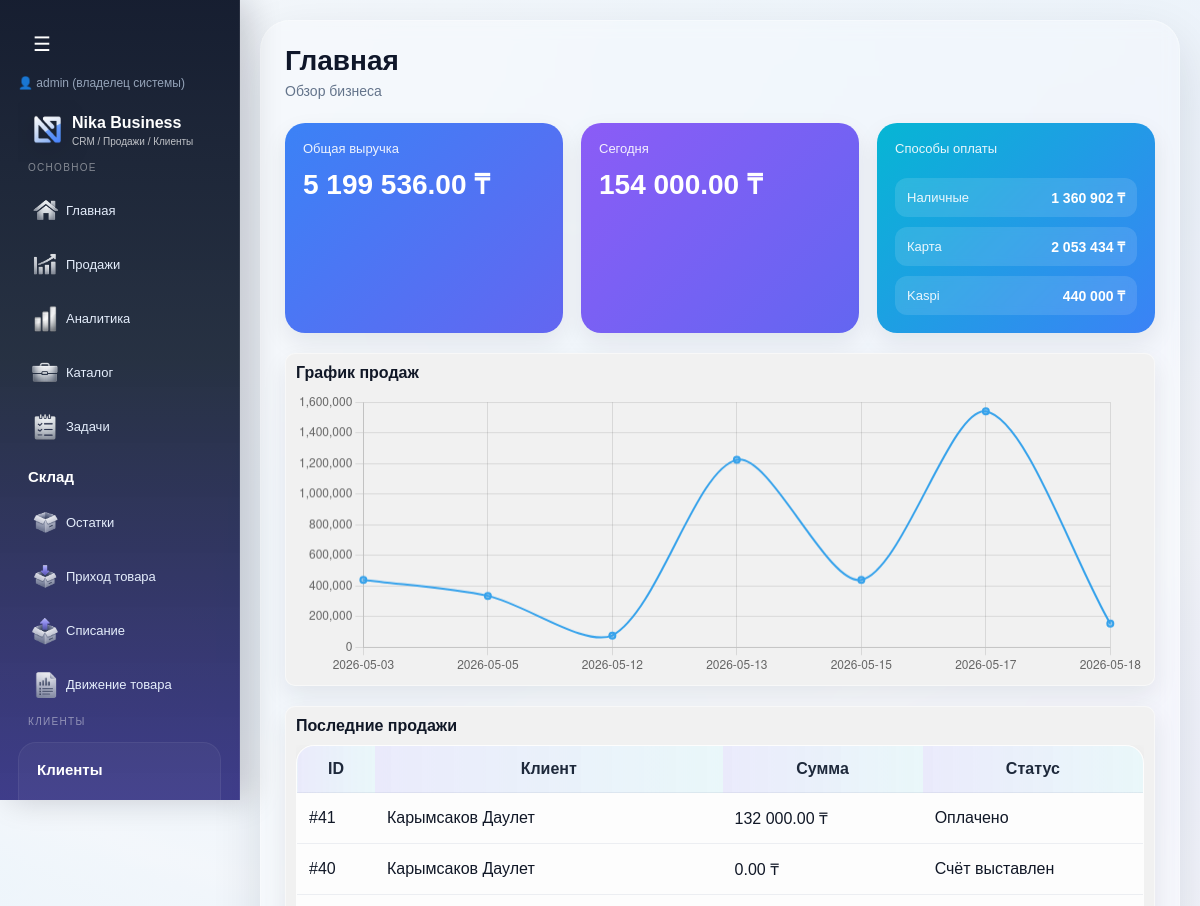
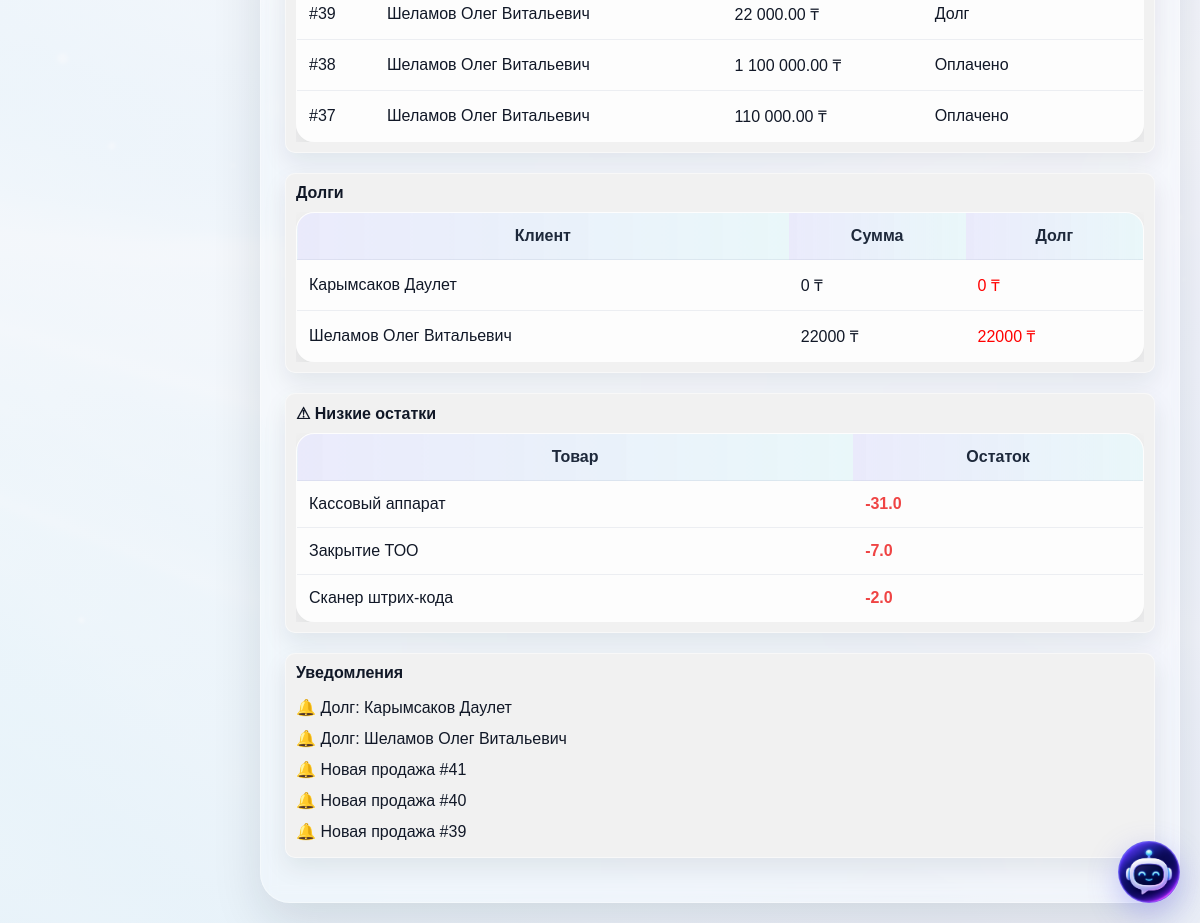
The app's page /dashboard (signed in) with its own data (2 pictures, top to bottom).
### tables this page shows
CREATE TABLE sales (
        id INTEGER PRIMARY KEY AUTOINCREMENT,
        client_id INTEGER,
        total_amount INTEGER,
        paid_amount INTEGER,
        status TEXT,
        created_at TEXT
    , company_id INTEGER, paid_at TEXT, sale_type TEXT, cash_amount INTEGER DEFAULT 0, card_amount INTEGER DEFAULT 0, kaspi_amount INTEGER DEFAULT 0, is_processed INTEGER DEFAULT 0);

CREATE TABLE clients (
        id INTEGER PRIMARY KEY,
        is_deleted INTEGER DEFAULT 0,
        full_name TEXT,
        phone TEXT,
        status TEXT,
        category TEXT,
        payment TEXT,
        comment TEXT,
        address TEXT,
        created_at TEXT,
        iin TEXT,
        company_name TEXT,
        photo TEXT,
        comment_photos TEXT
    , company_id INTEGER, contract_number TEXT, contract_date TEXT);

CREATE TABLE items (
        id INTEGER PRIMARY KEY AUTOINCREMENT,
        name TEXT,
        price INTEGER,
        category TEXT,
        type TEXT
    , description TEXT, retail_price INTEGER, wholesale_price INTEGER, discount_percent INTEGER, purchase_price INTEGER, barcode TEXT, company_id INTEGER, unit TEXT, markup_percent REAL DEFAULT 0, quantity REAL DEFAULT 0);

### routes/dashboard.py (the view)
@dashboard_bp.route("/dashboard")
def dashboard():
    conn = get_db()
    conn.row_factory = sqlite3.Row
    company_id = session.get("company_id")
    total = conn.execute("""
        SELECT SUM(total_amount) as total
        FROM sales
        WHERE company_id = ?
    """, (company_id,)).fetchone()["total"] or 0
    today_str = datetime.now().strftime("%Y-%m-%d")
    today = conn.execute("""
        SELECT SUM(total_amount) as total
        FROM sales
        WHERE DATE(created_at) = ?
        AND company_id = ?
    """, (today_str, company_id)).fetchone()["total"] or 0
    payments = conn.execute("""
        SELECT
            SUM(cash_amount) as cash,
            SUM(card_amount) as card,
            SUM(kaspi_amount) as kaspi
        FROM sales
        WHERE company_id = ?
    """, (company_id,)).fetchone()
    sales = conn.execute("""
        SELECT sales.*, clients.full_name
        FROM sales
        LEFT JOIN clients ON sales.client_id = clients.id
        WHERE sales.company_id = ?
        ORDER BY sales.id DESC
        LIMIT 5
    """, (company_id,)).fetchall()
    chart_data = conn.execute("""
        SELECT DATE(created_at) as date, SUM(total_amount) as total
        FROM sales
        WHERE company_id = ?
        GROUP BY DATE(created_at)
        ORDER BY date DESC
        LIMIT 7
    """, (company_id,)).fetchall()
    chart_labels = []
    chart_values = []
    for row in reversed(chart_data):
        chart_labels.append(row["date"])
        chart_values.append(row["total"] or 0)
    debts = conn.execute("""
        SELECT clients.full_name, sales.total_amount, sales.paid_amount
        FROM sales
        JOIN clients ON sales.client_id = clients.id
        WHERE sales.company_id = ?
        AND sales.status != 'Оплачено'
        ORDER BY sales.id DESC
        LIMIT 5
    """, (company_id,)).fetchall()
    notifications = []
    for d in debts:
        notifications.append(f"Долг: {d['full_name']}")
    recent = conn.execute("""
        SELECT id FROM sales
        WHERE company_id = ?
        ORDER BY id DESC
        LIMIT 3
    """, (company_id,)).fetchall()
    for r in recent:
        notifications.append(f"Новая продажа #{r['id']}")
    low_stock = conn.execute("""

    SELECT
        items.name,

        COALESCE(
            SUM(
                CASE
                    WHEN stock_movements.movement_type='income'
                    THEN stock_movements.quantity

                    WHEN stock_movements.movement_type='sale'
                    THEN -stock_movements.quantity

                    WHEN stock_movements.movement_type='writeoff'
                    THEN -stock_movements.quantity
                END
            ),
            0
        ) as stock

    FROM items

    LEFT JOIN stock_movements
    ON items.id = stock_movements.item_id

    WHERE items.company_id = ?

    GROUP BY items.id

    HAVING stock <= 5

    ORDER BY stock ASC

    """, (
        session.get("company_id"),
    )).fetchall()
    conn.close()
    return render_template(
        "dashboard.html",
        total=total,
        today=today,
        payments=payments,
        sales=sales,
        chart_labels=chart_labels,
        chart_values=chart_values,
        debts=debts,
        low_stock=low_stock,
        notifications=notifications
    )

### app.py (called while the page is built, shortened)
@app.before_request
def check_company_access():
    if session.get("is_super_admin") or session.get("is_creator"):
        return

### models.py (called while the page is built)
def get_db():
    conn = sqlite3.connect(DATABASE, timeout=5)
    conn.row_factory = sqlite3.Row
    return conn

### templates/dashboard.html (shortened to what this page needs)
{% extends "base.html" %}
{% block content %}
<div class="page-header">
    <div>
        <h1 class="page-title">Главная</h1>
        <div class="page-note">Обзор бизнеса</div>
    </div>
</div>
<div class="stats-grid">
    <div class="stat-card blue">
        <div class="stat-label">Общая выручка</div>
        <div class="stat-value">
            {{ "{:,.2f}".format(total).replace(",", " ") }} ₸
        </div>
    </div>
    <div class="stat-card purple">
        <div class="stat-label">Сегодня</div>
        <div class="stat-value">
            {{ "{:,.2f}".format(today).replace(",", " ") }} ₸
        </div>
    </div>
	<div class="stat-card cyan payments-card">
		<div class="stat-label">
			Способы оплаты
		</div>
		<div class="payment-list">
			<div class="payment-item">
				<div class="payment-name">
					Наличные
				</div>
				<div class="payment-value">
					{{ "{:,.0f}".format(payments.cash or 0).replace(",", " ") }} ₸
				</div>
			</div>
			<div class="payment-item">
				<div class="payment-name">
					Карта
				</div>
				<div class="payment-value">
					{{ "{:,.0f}".format(payments.card or 0).replace(",", " ") }} ₸
				</div>
			</div>
			<div class="payment-item">
				<div class="payment-name">
					Kaspi
				</div>
				<div class="payment-value">
					{{ "{:,.0f}".format(payments.kaspi or 0).replace(",", " ") }} ₸
				</div>
			</div>
		</div>
	</div>
</div>
<div class="card">
    <div class="title">График продаж</div>
    <canvas id="salesChart" height="100"></canvas>
</div>
<div class="card">
    <div class="title">Последние продажи</div>
    <div class="table-wrapper">
	    <table>
            <thead>
                <tr>
                    <th>ID</th>
                    <th>Клиент</th>
					<th>Сумма</th>
					<th>Статус</th>
				</tr>
			</thead>
			<tbody>
				{% for s in sales %}
				<tr>
					<td>#{{ s.id }}</td>
					<td>{{ s.full_name or "—" }}</td>
					<td>
						{{ "{:,.2f}".format(s.total_amount).replace(",", " ") }} ₸
					</td>
					<td>
						<span class="{{ 'status-ok' if s.status == 'Оплачено' else 'status-bad' }}">
							{{ s.status }}
						</span>
					</td>
				</tr>
				{% endfor %}
			</tbody>
		</table>
	</div>
</div>
<div class="card">
    <div class="title">Долги</div>
    <div class="table-wrapper">
		<table>
			<thead>
				<tr>
					<th>Клиент</th>
					<th>Сумма</th>
					<th>Долг</th>
				</tr>
			</thead>
			<tbody>
				{% for d in debts %}
				<tr>
					<td>{{ d.full_name }}</td>
					<td>{{ d.total_amount }} ₸</td>
					<td style="color:red;">
						{{ d.total_amount - d.paid_amount }} ₸
					</td>
				</tr>
				{% endfor %}
			</tbody>
		</table>
	</div>
</div>
<div class="card">
    <div class="title">
        ⚠ Низкие остатки
    </div>
    <div class="table-wrapper">
		<table>
			<thead>
				<tr>
					<th>Товар</th>
					<th>Остаток</th>
				</tr>
			</thead>
			<tbody>
			{% for item in low_stock %}
				<tr>
					<td>
						{{ item.name }}
					</td>
					<td style="color:#ef4444;font-weight:bold;">
						{{ item.stock }}
					</td>
				</tr>
			{% endfor %}
			</tbody>
		</table>
	</div>
</div>
<div class="card">
    <div class="title">Уведомления</div>
    {% for n in notifications %}
        <div style="padding:6px 0;">
            🔔 {{ n }}
        </div>
    {% endfor %}
</div>
<script>
const ctx = document.getElementById('salesChart');
new Chart(ctx, {
    type: 'line',
    data: {
        labels: {{ chart_labels | tojson }},
        datasets: [{
            label: 'Продажи',
            data: {{ chart_values | tojson }},
            borderWidth: 2,
            tension: 0.3
        }]
    },
    options: {
        plugins: {
            legend: { display: false }
        }
    }
});
</script>
{% endblock %}

### templates/base.html (style rules this page uses)
:root { --bg-main: #f4f7fb; --bg-soft: rgba(255, 255, 255, 0.72); --bg-card: rgba(255, 255, 255, 0.82); --line: rgba(255, 255, 255, 0.35); --sidebar-1: #0f172a; --sidebar-2: #1e293b; --sidebar-3: #312e81; --accent-1: #6366f1; --accent-2: #8b5cf6; --accent-3: #06b6d4; --text-main: #111827; --text-soft: #64748b; --text-light: #e5eefc; --success: #16a34a; --danger: #ef4444; --warning: #f59e0b; --shadow-main: 0 20px 50px rgba(15, 23, 42, 0.12); --shadow-soft: 0 10px 25px rgba(15, 23, 42, 0.08); --radius-xl: 24px; --radius-lg: 18px; --radius-md: 14px; }
* { box-sizing: border-box; }
body { margin: 0; font-family: Arial, sans-serif; color: var(--text-main); background: linear-gradient(rgba(244,247,251,0.9), rgba(244,247,251,0.92)), url("/static/img/crm-bg.jpg") center center / cover no-repeat fixed; min-height: 100vh; }
.page-header { display: flex; justify-content: space-between; align-items: center; gap: 18px; margin-bottom: 24px; flex-wrap: wrap; }
.page-title { margin: 0; font-size: 28px; font-weight: 800; color: #0f172a; }
.page-note { margin-top: 6px; color: var(--text-soft); font-size: 14px; }
.glass-box, .card, table, .sheet, .finance-block { background: var(--bg-card); backdrop-filter: blur(14px); -webkit-backdrop-filter: blur(14px); border: 1px solid rgba(255,255,255,0.45); box-shadow: var(--shadow-soft); }
.card { padding: 20px; border-radius: var(--radius-lg); margin-bottom: 20px; position: relative; overflow: hidden; }
.card > * { position: relative; z-index: 1; }
table { width: 100%; border-collapse: collapse; border-radius: var(--radius-lg); overflow: hidden; }
th, td { padding: 14px 12px; border-bottom: 1px solid rgba(148, 163, 184, 0.16); }
th { background: linear-gradient(90deg, rgba(99,102,241,0.12), rgba(6,182,212,0.08)); color: #1e293b; font-weight: 700; }
.stats-grid { display: grid; grid-template-columns: repeat(3, minmax(220px, 1fr)); gap: 18px; margin-bottom: 20px; }
.stat-card { padding: 18px; border-radius: 20px; color: white; box-shadow: var(--shadow-soft); }
.stat-card.blue { background: linear-gradient(135deg, #3b82f6, #6366f1); }
.stat-card.purple { background: linear-gradient(135deg, #8b5cf6, #6366f1); }
.stat-card.cyan { background: linear-gradient(135deg, #06b6d4, #3b82f6); }
.stat-label { font-size: 13px; opacity: 0.9; margin-bottom: 8px; }
.stat-value { font-size: 28px; font-weight: 800; }
body { margin: 0; overflow-x: hidden; overflow-y: auto; }
.title { font-weight: bold; margin-bottom: 10px; }
.card { padding: 10px; border-radius: 10px; background: #f1f1f1; }
.payments-card { display:flex; flex-direction:column; justify-content:space-between; }
.payment-list { margin-top:14px; display:flex; flex-direction:column; gap:10px; }
.payment-item { display:flex; justify-content:space-between; align-items:center; padding:10px 12px; border-radius:12px; background:rgba(255,255,255,0.12); backdrop-filter:blur(4px); }
.payment-name { font-size:13px; opacity:0.9; }
.payment-value { font-weight:700; font-size:14px; }
.table-wrapper { width: 100%; overflow-x: auto; }
table { width: 100%; min-width: 700px; }

### records on screen
sales: id "41", full_name "Карымсаков Даулет", total_amount "132 000.00", status "Оплачено"
sales: id "40", full_name "Карымсаков Даулет", total_amount "0.00", status "Счёт выставлен", total_amount "0", d.total_amount-d.paid_amount "0"
sales: id "39", full_name "Шеламов Олег Витальевич", total_amount "22 000.00", status "Долг", total_amount "22000", d.total_amount-d.paid_amount "22000"
sales: id "38", full_name "Шеламов Олег Витальевич", total_amount "1 100 000.00", status "Оплачено"
sales: id "37", full_name "Шеламов Олег Витальевич", total_amount "110 000.00", status "Оплачено"
items: name "Кассовый аппарат", stock "-31.0"
items: name "Закрытие ТОО", stock "-7.0"
items: name "Сканер штрих-кода", stock "-2.0"

### other values on screen
{{ session.get("username") }} "admin"
{{ "{:,.2f}".format(total).replace(",", " ") }} "5 199 536.00"
{{ "{:,.2f}".format(today).replace(",", " ") }} "154 000.00"
{{ "{:,.0f}".format(payments.cash or 0).replace(",", " ") }} "1 360 902"
{{ "{:,.0f}".format(payments.card or 0).replace(",", " ") }} "2 053 434"
{{ "{:,.0f}".format(payments.kaspi or 0).replace(",", " ") }} "440 000"
{{ n }} "Долг: Карымсаков Даулет" "Долг: Шеламов Олег Витальевич" "Новая продажа #41" "Новая продажа #40" "Новая продажа #39"
chart data {{ chart_labels | tojson }} ["2026-05-03", "2026-05-05", "2026-05-12", "2026-05-13", "2026-05-15", "2026-05-17", "2026-05-18"]
chart data {{ chart_values | tojson }} [440000, 335400, 76400, 1223736, 440000, 1540000, 154000]
